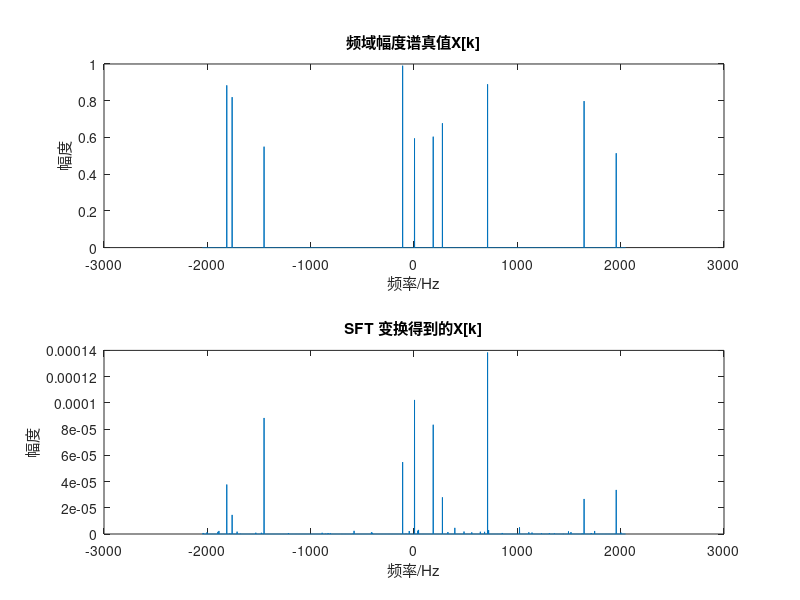

Reproduce this figure in MATLAB.
% 实验1：编程实现SFT

close all;
clear;
clc;

% 固定随机数种子
rng(2025);

% 信号长度
N = 2 ^ 12;
% 频谱稀疏度
K = 10;
% 分筐的个数B约为sqrt(NK)，整除N
B = 128;
% 循环次数L=O(logN)
L = ceil(log2(N));
% 定位循环用到的参数d<B/K
d = 4;

if mod(N, B) ~= 0
    error('error! B should divide N.');
end

% 信号频谱S[i]
S_k = zeros(1, N);

% 随机选择K个点赋非零值
nonzero_index = randperm(N, K);

for m = nonzero_index
    % 模长为[0.5,1]内均匀分布
    magnitude = 0.5 + (1 - 0.5) * rand;
    % 辐角为[0,2*pi]内均匀分布
    phase = 2 * pi * rand;
    S_k(m) = magnitude * exp(1j * phase);
end

% 频谱S[i]做IDFT得时域信号s[n]
s_n = ifft(S_k, N);
x_n = s_n;

% 准备平坦窗函数g[n]
M = 400; % 截断长度M<N
rec_win = zeros(1, N);
rec_win(1:M) = sinc(((0:M - 1) - M / 2) / B) / B;
gauss_win = zeros(1, N);
std_dev = B * log2(N); % 高斯窗的标准差
gauss_win(1:M) = exp(- ((0:M - 1) - M / 2) .^ 2 / (2 * std_dev ^ 2));
g_n = rec_win .* gauss_win;
g_n = g_n ./ max(abs(g_n));
G_k = fft(g_n);

X_r = zeros(L, N);
X_est = zeros(1, N);

% SFT start
for loop_cnt = 1:L
    % 生成随机参数sigma,sigma_inv,tau
    % sigma为奇数，与N互素。sigma_inv为sigma的数论倒数，即sigma*sigma_inv mod N=1
    sigma = 2 * randi([0, N / 2 - 1]) + 1;
    [~, U] = gcd(sigma, N);
    sigma_inv = mod(U, N);
    tau = randi([1, N]);

    % 频谱随机重排
    p_n = x_n(mod(sigma * (0:N - 1) + tau, N) + 1); % 缩放平移
    y_n = p_n .* g_n; % 与窗函数时域相乘

    % 降采样FFT
    z_n = sum(reshape(y_n, B, []), 2);
    z_n = transpose(z_n);
    Z_k = fft(z_n, B);

    % 按幅度排序取出最大的d*K个
    [~, J] = sort(abs(Z_k), 'descend');
    J = J(1:d * K);

    % hash_sigma:[1,N]-->[1,B]
    hash_sigma = mod(round(mod(sigma * (0:N - 1), N) * B / N), B) + 1;
    % offset_sigma:[1,N]-->[1,N/2B],[N-N/2B-1,N]
    offset_sigma = mod(sigma * (0:N - 1) - round(sigma * (0:N - 1) * B / N) * N / B, N) + 1;

    % J的原像坐标集合I_r
    I_r = find(ismember(hash_sigma, J));
    % 估计幅度
    X_r(loop_cnt, I_r) = Z_k(hash_sigma(I_r)) .* exp(1j * 2 * pi * tau * (I_r - 1) / N) ./ G_k(offset_sigma(I_r));

end

nonzero_freq = find(sum(X_r ~= 0) > L / 2);

for freq = nonzero_freq
    re = median(real(X_r(:, freq)));
    im = median(imag(X_r(:, freq)));
    % num = re + 1j * im;
    % X_est(freq) = abs(num) * exp(1j * (angle(num) + 0.296108836078530));
    X_est(freq) = re + 1j * im;
end

% 绘制幅度谱真值
figure;
subplot(2, 1, 1);
plot((-N / 2:N / 2 - 1), abs(fftshift(S_k)));
title('频域幅度谱真值X[k]');
xlabel('频率/Hz');
ylabel('幅度');
subplot(2, 1, 2);
plot((-N / 2:N / 2 - 1), abs(fftshift(X_est)));
title('SFT 变换得到的X[k]');
xlabel('频率/Hz');
ylabel('幅度');
saveas(gcf, 'image/exp1_spectrum.png');
